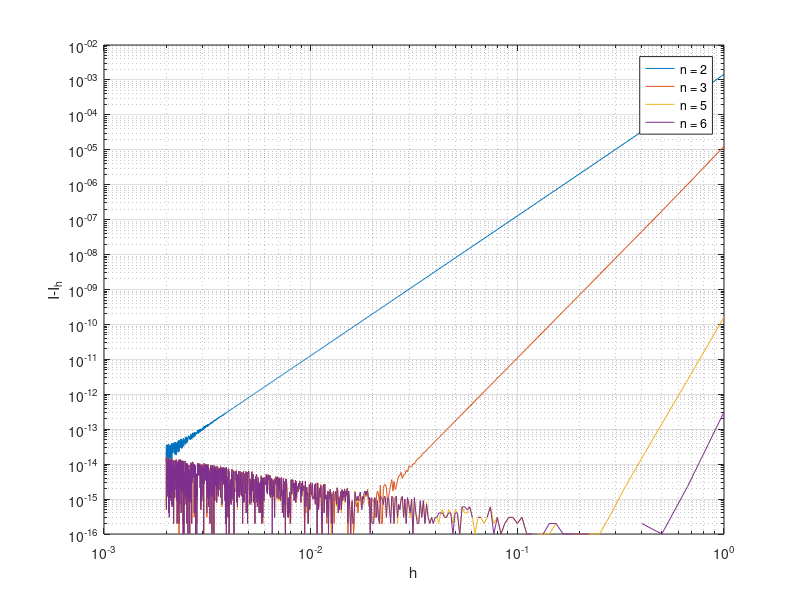

The MATLAB source for this figure:
clear
clc

%%
P = load('result.txt');
loglog(P(:,2),P(:,1));
grid on
hold on
%%
P_1 = load('result_1.txt');
loglog(P_1(:,2),P_1(:,1));

%%
P_2 = load('result_2.txt');
loglog(P_2(:,2),P_2(:,1));

%%
P_3 = load('result_3.txt');
loglog(P_3(:,2),P_3(:,1));


ylabel('I-I_h');
xlabel('h');
legend('n = 2','n = 3','n = 5','n = 6');